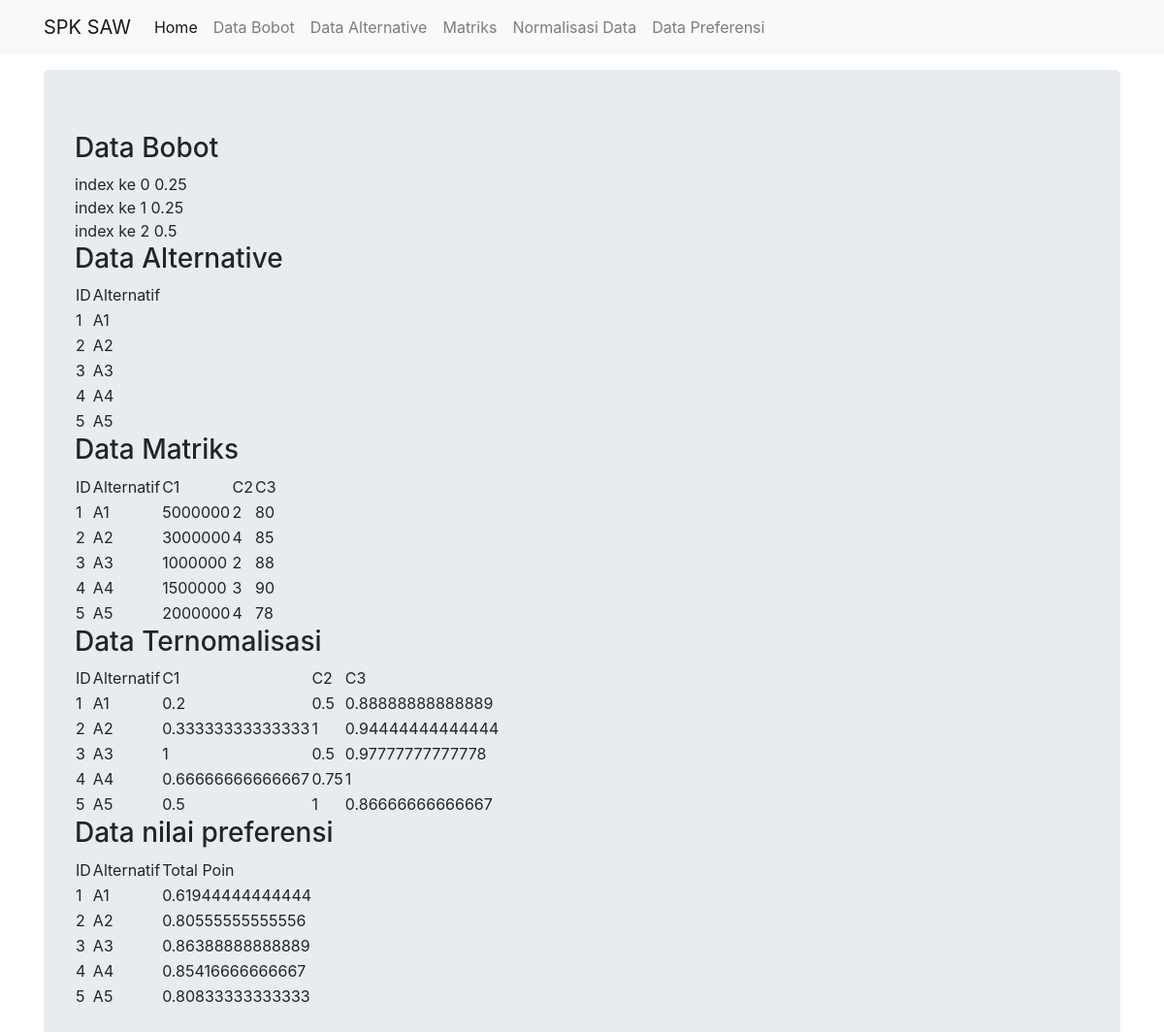
The page / on the database its author committed.
### tables this page shows
CREATE TABLE `tb_alternative` (
  `id` int(11) NOT NULL,
  `alternative` varchar(30) NOT NULL,
  `c1` int(11) NOT NULL,
  `c2` int(11) NOT NULL,
  `c3` int(11) NOT NULL
);

### main.php (the view)
<?php
include "connection.php";
$bobot = array(0.25, 0.25, 0.50);
echo "<h3>Data Bobot</h3>";
for($x=0;$x<count($bobot);$x++){
    echo "index ke ".$x. " ".$bobot[$x]."<br>";
}
?>
<table>
    <tr>
        <td>ID</td>
        <td>Alternatif</td>
    </tr>
    <?php
    echo "<h3>Data Alternative</h3>";
        $sql = mysqli_query($conn, "SELECT id,alternative from tb_alternative");
        while($r = mysqli_fetch_array($sql, MYSQLI_ASSOC)){
    ?>
    <tr>
            <td><?php echo $r['id']?></td>
            <td><?php echo $r['alternative']?></td>
    </tr>
    <?php
        }
    ?>
</table>
<table>
    <tr>
        <td>ID</td>
        <td>Alternatif</td>
        <td>C1</td>
        <td>C2</td>
        <td>C3</td>
    </tr>
    <?php
    echo "<h3>Data Matriks</h3>";
        $sql1 = mysqli_query($conn, "SELECT * from tb_alternative");
        while($r1 = mysqli_fetch_array($sql1, MYSQLI_ASSOC)){
    ?>
    <tr>
            <td><?php echo $r1['id']?></td>
            <td><?php echo $r1['alternative']?></td>
            <td><?php echo $r1['c1']?></td>
            <td><?php echo $r1['c2']?></td>
            <td><?php echo $r1['c3']?></td>
    </tr>
    <?php
        }
    ?>
</table>
<table>
    <tr>
        <td>ID</td>
        <td>Alternatif</td>
        <td>C1</td>
        <td>C2</td>
        <td>C3</td>
    </tr>
    <?php
    echo "<h3>Data Ternomalisasi</h3>";
    $attribute = mysqli_query($conn, "SELECT min(c1) as min1, max(c2) as max1, max(c3) as max2 from tb_alternative");
    $atr = mysqli_fetch_array($attribute);
        $sql2 = mysqli_query($conn, "SELECT * from tb_alternative");
        while($r2 = mysqli_fetch_array($sql2, MYSQLI_ASSOC)){
    ?>
    <tr>
            <td><?php echo $r2['id']?></td>
            <td><?php echo $r2['alternative']?></td>
            <td><?php echo ($atr['min1']/$r2['c1'])?></td>
            <td><?php echo ($r2['c2']/$atr['max1'])?></td>
            <td><?php echo ($r2['c3']/$atr['max2'])?></td>
    </tr>
    <?php
        }
    ?>
</table>
<table>
    <tr>
        <td>ID</td>
        <td>Alternatif</td>
        <td>Total Poin</td>
    </tr>
    <?php
    echo "<h3>Data nilai preferensi</h3>";
    $attribute1 = mysqli_query($conn, "SELECT min(c1) as min1, max(c2) as max1, max(c3) as max2 from tb_alternative");
    $atr1 = mysqli_fetch_array($attribute1);
        $sql3 = mysqli_query($conn, "SELECT * from tb_alternative");
        while($r3 = mysqli_fetch_array($sql3, MYSQLI_ASSOC)){
            $poin = ((($atr1['min1']/$r3['c1'])*$bobot[0])+
            (($r3['c2']/$atr1['max1'])*$bobot[1])+
            (($r3['c3']/$atr1['max2'])*$bobot[2]));
    ?>
    <tr>
            <td><?php echo $r3['id']?></td>
            <td><?php echo $r3['alternative']?></td>
            <td><?php echo $poin?></td>
    </tr>
    <?php
        }
    ?>
</table>

### index.php (shortened to what this page needs)
<!DOCTYPE html>
<html lang="en">
<head>
    <link rel="stylesheet" href="https://stackpath.bootstrapcdn.com/bootstrap/4.4.1/css/bootstrap.min.css">
</head>
<body>
    <?php
    include 'Navigasi.php';
    ?>
    <div class="container">
        <div class="jumbotron mt-3">
            <?php
            include 'main.php';
            ?>
        </div>
    </div>
</body>
</html>

### Navigasi.php (shortened to what this page needs)
<!DOCTYPE html>
<html lang="en">
<head>
    <link rel="stylesheet" href="https://stackpath.bootstrapcdn.com/bootstrap/4.4.1/css/bootstrap.min.css">
</head>
<body>
    <nav class="navbar navbar-expand-lg navbar-light bg-light">
        <div class="container">
            <a class="navbar-brand" href="#">SPK SAW</a>
            <div class="collapse navbar-collapse" id="navbarNavAltMarkup">
                <div class="navbar-nav">
                    <a class="nav-item nav-link active" href="/saw/">Home <span class="sr-only">(current)</span></a>
                    <a class="nav-item nav-link" href="/saw/DataBobot.php">Data Bobot</a>
                    <a class="nav-item nav-link" href="/saw/DataAlternative.php">Data Alternative</a>
                    <a class="nav-item nav-link" href="/saw/Matriks.php">Matriks</a>
                    <a class="nav-item nav-link" href="/saw/NormalisasiData.php">Normalisasi Data</a>
                    <a class="nav-item nav-link" href="/saw/DataPreferensi.php">Data Preferensi</a>
                </div>
            </div>
        </div>
    </nav>
</body>
</html>

### rows shown on the page
tb_alternative: id "1", alternative "A1", c1 "5000000", c2 "2", c3 "80", c1 "0.2", max1 "0.5", max2 "0.88888888888889", poin "0.61944444444444"
tb_alternative: id "2", alternative "A2", c1 "3000000", c2 "4", c3 "85", c1 "0.33333333333333", max1 "1", max2 "0.94444444444444", poin "0.80555555555556"
tb_alternative: id "3", alternative "A3", c1 "1000000", c2 "2", c3 "88", c1 "1", max1 "0.5", max2 "0.97777777777778", poin "0.86388888888889"
tb_alternative: id "4", alternative "A4", c1 "1500000", c2 "3", c3 "90", c1 "0.66666666666667", max1 "0.75", max2 "1", poin "0.85416666666667"
tb_alternative: id "5", alternative "A5", c1 "2000000", c2 "4", c3 "78", c1 "0.5", max1 "1", max2 "0.86666666666667", poin "0.80833333333333"

### other values the page prints
$bobot[$x] "0.25"
$bobot[$x] "0.5"
